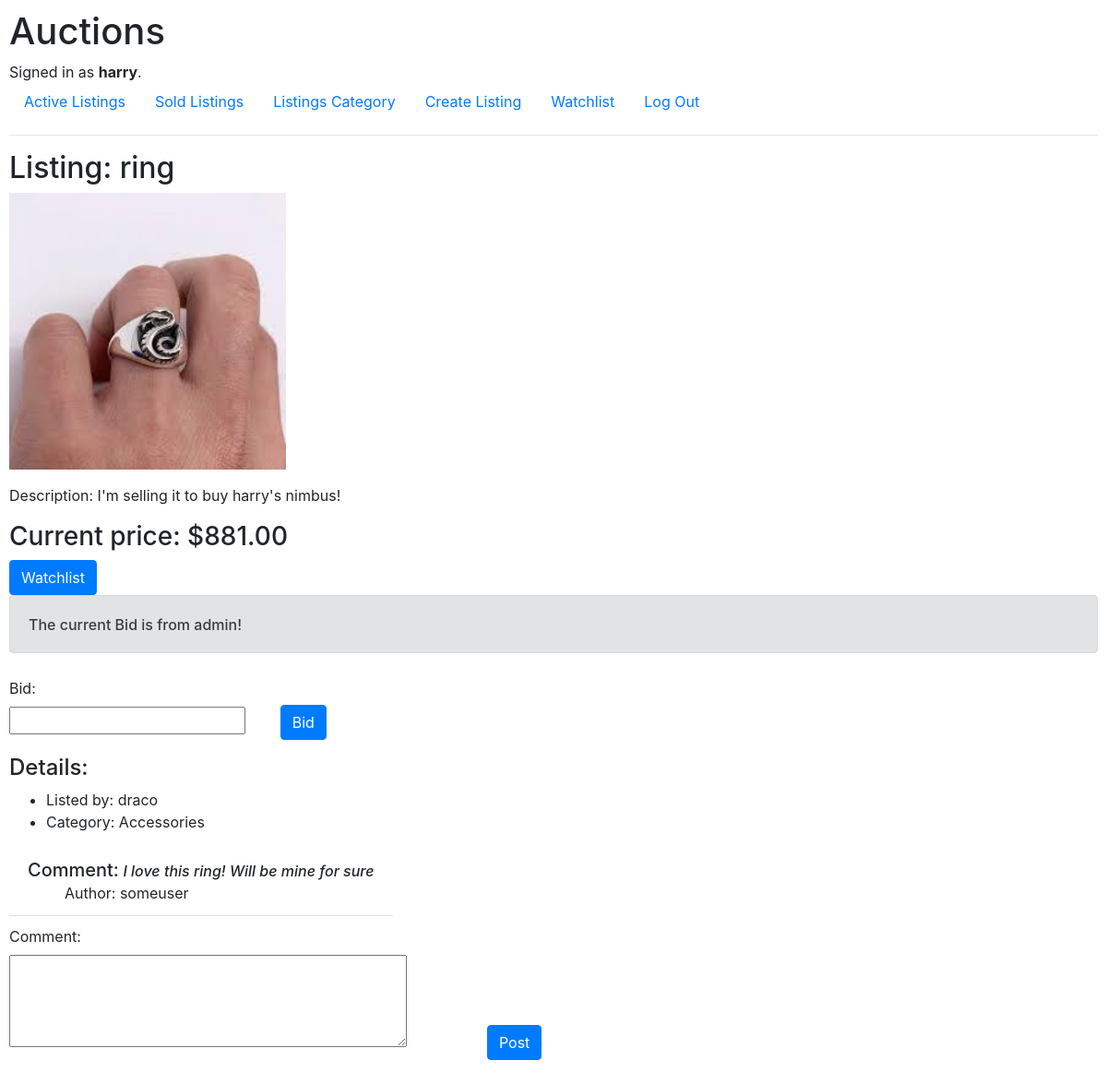
The page /listing/8 (signed in) on the database its author committed.
### auctions/models.py (models this page shows, shortened)
class User(AbstractUser):
    pass

class Listing(models.Model):
    title = models.CharField(max_length=100)
    description = models.CharField(max_length=1000)
    price = models.DecimalField(max_digits=10, decimal_places=2)
    category = models.CharField(max_length=64)
    username = models.ForeignKey(User, on_delete=models.CASCADE, related_name="owner")
    img = models.ImageField(upload_to="auctions/uploads/images", blank=True, null=True, default=None)
    active = models.BooleanField(default=True)

class Bid(models.Model):
    listing = models.ForeignKey(Listing, on_delete=models.CASCADE, related_name="bid")
    username = models.ForeignKey(User, on_delete=models.CASCADE, related_name="bidder")
    value = models.DecimalField(max_digits=10, decimal_places=2)

class Comment(models.Model):
    listing = models.ForeignKey(Listing, on_delete=models.CASCADE, related_name="comment")
    username = models.ForeignKey(User, on_delete=models.CASCADE, related_name="author")
    comments = models.CharField(max_length=1000)

### auctions/views.py (the view, shortened to what this page needs)
# urls.py: path("listing/<int:id>", views.listing_page, name="listing_page"),
def listing_page(request, id):
    listing_active = Listing.objects.get(pk=id)
    not_active = False
    if listing_active.active == False:
        not_active = True
    comments = Comment.objects.all().filter(listing=id)
    listing = Listing.objects.get(pk=id)
    bidder = Bid.objects.all().filter(listing=listing.pk).order_by("-value").first()
    if bidder == None:
        info_listing = Listing.objects.get(pk=id)
        bidder = Bid(listing=info_listing, username=info_listing.username, value=info_listing.price)
        bidder.save()
    if float(listing.price) != float(bidder.value):
        listing.price = bidder.value
        listing.save()
    return render(request, "auctions/listingpage.html", {
        "listing": Listing.objects.get(pk=id),
        "winning_bid": bidder,
        "bid_form": BidForm(),
        "not_active": not_active,
        "comment_form": CommentForm(),
        "listing_comment": comments
    })

### auctions/views.py
class BidForm(forms.Form):
    bid = forms.DecimalField(min_value=1.00, max_digits=10, decimal_places=2)

class CommentForm(forms.Form):
    comment = forms.CharField(max_length=1000, label="Comment", widget=forms.Textarea(attrs={"style": "height:100px"}))

### auctions/templates/auctions/listingpage.html (shortened to what this page needs)
{% extends "auctions/layout.html" %}
{% block body %}
        <h2>Listing: {{ listing.title }} </h2>
        {% if listing.img %}
        <section>
            <figure>
                <img src="{{ listing.img.url }}" alt="Listed item image" style="width: 300px;">
            </figure>
        </section>
        {% endif %}
        <p>Description: {{ listing.description }}</p>
        <h3>Current price: ${{ winning_bid.value }} </h3>
        {% if user.is_authenticated and not_active == False%}
            <div style="display: inline-block;">
                <form style="display: inline-block;" action="{% url 'watchlist' %}" method="post">
                    <button type="submit" class="btn btn-primary">Watchlist</button>
                </form>
            </div>
            {% if winning_bid and winning_bid.username != listing.username %}
                {% if winning_bid.username == request.user%}
                    <div class="alert alert-primary" role="alert">
                        <h6 style="padding-top: 10px;">Your Bid is the current bid!</h6>
                    </div>
                {% else %}
                    <div class="alert alert-secondary" role="alert">
                        <h6 style="padding-top: 10px;">The current Bid is from {{ winning_bid.username }}!</h6>
                    </div>
                {% endif %}
            {% endif %}
        {% endif %}
        {% if not_active == True and user.is_authenticated %}
            {% if winning_bid.username == request.user %}
                <div class="alert alert-success" role="alert">
                    <h3>You Won!! This Listing was bought by You !!!!</h3>
                </div>
            {% else %}
                <div class="alert alert-secondary" role="alert">
                    <h3>This Listing was bought by: {{ winning_bid.username }}!!!!</h3>
                </div>
            {% endif %}
        {% else %}
            {% if user.is_authenticated %}
            <div style="padding-top: 10px;">
                <form action="{% url 'listing_page' listing.pk %}" method="post">
                    <div class="form-group row" style="display: inline-block;">
                        <div class="col-sm-10" >
                            {{ bid_form }}
                        </div>
                    </div>
                    <div class="form-group row" style="display: inline-block;">
                        <div class="col-sm-10">
                            <button type="submit" class="btn btn-primary">Bid</button>
                        </div>
                    </div>
                </form>
            </div>
            {% endif %}
        {% endif %}
        <h4>Details:</h4>
        <ul>
            <li>Listed by: {{ listing.username }} </li>
            <li>Category: {{ listing.category }} </li>
        </ul>
        {% if listing_comment %}
            <ul class="list-group list-group-flush" style="list-style-type: none;">
                {% for item in listing_comment %}
                <div style="display: flex; justify-content: start; align-items: center;">
                    <li class="list-group-item">
                        <h5 style="display: inline;">Comment:</h5> <h6 style="font-style: italic; display: inline;">{{ item.comments }}</h6>
                        <ul style="list-style-type: none;">
                            <li>Author: {{ item.username }}</li>
                        </ul>
                    </li>
                </div>
            {% endfor %}
            </ul>
        {% endif %}
        {% if user.is_authenticated %}
            <div style="padding-top: 10px;">
                <form action="{% url 'listing_comment' listing.pk %}" method="post">
                    <div class="form-group row" style="display: inline-block;">
                        <div class="col-sm-10" >
                            {{ comment_form }}
                        </div>
                    </div>
                    <div class="form-group row" style="display: inline-block;">
                        <div class="col-sm-10">
                            <button type="submit" class="btn btn-primary">Post</button>
                        </div>
                    </div>
                </form>
            </div>
        {% endif %}
{% endblock %}

### auctions/templates/auctions/layout.html (shortened to what this page needs)
{% load static %}
<!DOCTYPE html>
<html lang="en">
    <head>
        <link rel="stylesheet" href="https://stackpath.bootstrapcdn.com/bootstrap/4.4.1/css/bootstrap.min.css">
        <link href="{% static 'auctions/styles.css' %}" rel="stylesheet">
    </head>
    <body>
        <h1>Auctions</h1>
        <div>
            {% if user.is_authenticated %}
                Signed in as <strong>{{ user.username }}</strong>.
            {% else %}
                Not signed in.
            {% endif %}
        </div>
        <ul class="nav">
            <li class="nav-item">
                <a class="nav-link" href="{% url 'index' %}">Active Listings</a>
            </li>
            <li class="nav-item">
                <a class="nav-link" href="{% url 'index_sold' %}">Sold Listings</a>
            </li>
            <li class="nav-item">
                <a class="nav-link" href="{% url 'index_category' %}">Listings Category</a>
            </li>
            {% if user.is_authenticated %}
                <li class="nav-item">
                    <a class="nav-link" href="{% url 'create_listing' %}">Create Listing</a>
                </li>
                <li class="nav-item">
                    <a class="nav-link" href="{% url 'watchlist' %}">Watchlist</a>
                </li>
                <li class="nav-item">
                    <a class="nav-link" href="{% url 'logout' %}">Log Out</a>
                </li>
            {% endif %}
        </ul>
        <hr>
        {% block body %}
        {% endblock %}
    </body>
</html>

### auctions/static/auctions/styles.css (style rules this page uses)
body { padding: 10px; }

### rows shown on the page
User: username "harry"
Listing: title "ring", img (picture), description "I'm selling it to buy harry's nimbus!", username "draco", category "Accessories"
Bid: value "881.00", username "admin"
Comment: comments "I love this ring! Will be mine for sure", username "someuser"
